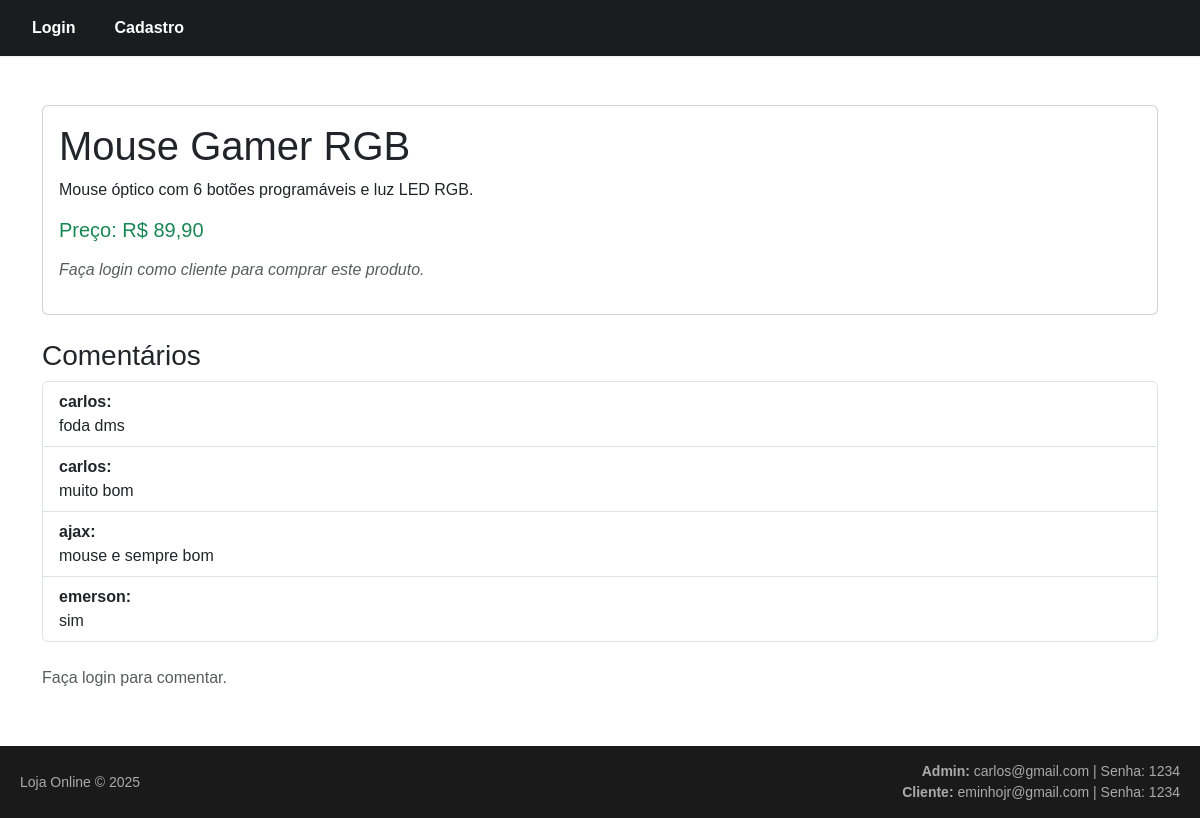
The page /public/produto.php?id=1 on the database its author committed.
### tables this page shows
CREATE TABLE `produtos` (
  `id` int(11) NOT NULL,
  `nome` varchar(100) NOT NULL,
  `descricao` text DEFAULT NULL,
  `preco` decimal(10,2) NOT NULL,
  `criado_por` int(11) DEFAULT NULL,
  `categoria_id` int(11) DEFAULT NULL
);

CREATE TABLE `comentarios` (
  `id` int(11) NOT NULL,
  `produto_id` int(11) NOT NULL,
  `usuario_id` int(11) NOT NULL,
  `texto` text NOT NULL,
  `criado_em` timestamp NOT NULL DEFAULT current_timestamp()
);

CREATE TABLE `usuarios` (
  `id` int(11) NOT NULL,
  `nome` varchar(100) NOT NULL,
  `email` varchar(100) NOT NULL,
  `senha` varchar(255) NOT NULL,
  `tipo` enum('cliente','admin') DEFAULT 'cliente',
  `cpf` char(11) NOT NULL,
  `data_nascimento` date NOT NULL,
  `criado_em` timestamp NOT NULL DEFAULT current_timestamp()
);

### public/produto.php (called while the page is built, shortened)
<?php
require_once '../config/db.php';
require_once '../models/Produto.php';
require_once '../models/Comentario.php';
$id = $_GET['id'] ?? null;
$produtoModel = new Produto();
$comentarioModel = new Comentario();
$produto = $produtoModel->buscarPorId($id);
$comentarios = $comentarioModel->listarPorProduto($id);
?>
<?php include '../views/produto.php'; ?>

### config/db.php (called while the page is built, shortened)
<?php
class DB {
    private static $instance;
    public static function getConnection() {
        if (!self::$instance) {
            try {
                self::$instance = new PDO("mysql:host=localhost;port=3307;dbname=loja_online", "root", "");
                self::$instance->setAttribute(PDO::ATTR_ERRMODE, PDO::ERRMODE_EXCEPTION);
            } catch (PDOException $e) {
                die("Erro de conexão: " . $e->getMessage());
            }
        }
        return self::$instance;
    }
}
?>

### models/Produto.php (called while the page is built, shortened)
<?php
class Produto {
    private $db;
    public function __construct() {
        $this->db = DB::getConnection();
    }
    public function buscarPorId($id) {
        $stmt = $this->db->prepare("SELECT * FROM produtos WHERE id = ?");
        $stmt->execute([$id]);
        return $stmt->fetch(PDO::FETCH_ASSOC);
    }
}
?>

### models/Comentario.php (called while the page is built, shortened)
<?php
class Comentario {
    private $db;
    public function __construct() {
        $this->db = DB::getConnection();
    }
    public function listarPorProduto($produto_id) {
        $stmt = $this->db->prepare("SELECT c.texto, u.nome FROM comentarios c JOIN usuarios u ON c.usuario_id = u.id WHERE c.produto_id = ?");
        $stmt->execute([$produto_id]);
        return $stmt->fetchAll(PDO::FETCH_ASSOC);
    }
}
?>

### views/produto.php (the view)
<?php include 'templates/header.php'; ?>
<div class="container mt-5">
    <div class="card mb-4">
        <div class="card-body">
            <h1 class="card-title"><?= htmlspecialchars($produto['nome']) ?></h1>
            <p class="card-text"><?= nl2br(htmlspecialchars($produto['descricao'])) ?></p>
            <p class="h5 text-success">Preço: R$ <?= number_format($produto['preco'], 2, ',', '.') ?></p>
            <?php if (isset($_SESSION['usuario']) && $_SESSION['usuario']['tipo'] === 'cliente'): ?>
                <a href="adicionar_carrinho.php?id=<?= $produto['id'] ?>" class="btn btn-primary mt-3">
                    🛒 Adicionar ao Carrinho
                </a>
            <?php else: ?>
                <p class="text-muted mt-3"><em>Faça login como cliente para comprar este produto.</em></p>
            <?php endif; ?>
        </div>
    </div>
    <div class="mb-4">
        <h3>Comentários</h3>
        <?php if (!empty($comentarios)): ?>
            <ul class="list-group mb-3">
                <?php foreach ($comentarios as $c): ?>
                    <li class="list-group-item">
                        <strong><?= htmlspecialchars($c['nome']) ?>:</strong>
                        <br>
                        <?= nl2br(htmlspecialchars($c['texto'])) ?>
                    </li>
                <?php endforeach; ?>
            </ul>
        <?php else: ?>
            <p class="text-muted">Ainda não há comentários.</p>
        <?php endif; ?>
    </div>
    <?php if (isset($_SESSION['usuario'])): ?>
        <div class="card">
            <div class="card-body">
                <form method="POST">
                    <div class="mb-3">
                        <label for="comentario" class="form-label">Deixe seu comentário</label>
                        <textarea name="texto" id="comentario" class="form-control" rows="3" required></textarea>
                    </div>
                    <button type="submit" class="btn btn-success">Comentar</button>
                </form>
            </div>
        </div>
    <?php else: ?>
        <p class="text-muted">Faça login para comentar.</p>
    <?php endif; ?>
</div>
<?php include 'templates/footer.php'; ?>

### views/templates/header.php (style rules this page uses)
body { font-family: Arial, sans-serif; margin: 0; padding: 0; }

### views/templates/footer.php (style rules this page uses)
html, body { height: 100%; margin: 0; display: flex; flex-direction: column; }
body { font-family: Arial, sans-serif; }

### rows shown on the page
produtos: nome "Mouse Gamer RGB", descricao "Mouse óptico com 6 botões programáveis e luz LED RGB.", preco "89,90"
comentarios: usuario.nome "carlos", texto "foda dms"
comentarios: usuario.nome "carlos", texto "muito bom"
comentarios: usuario.nome "ajax", texto "mouse e sempre bom"
comentarios: usuario.nome "emerson", texto "sim"
